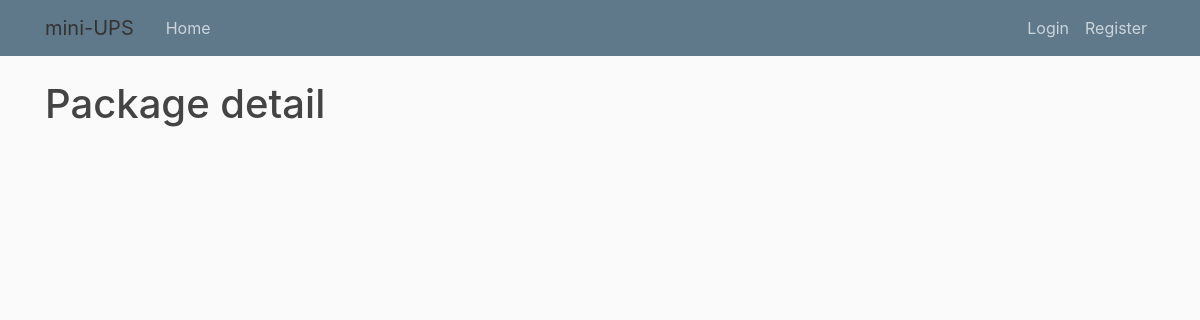
/user/detail/1/, run on an earlier commit of the app's database.
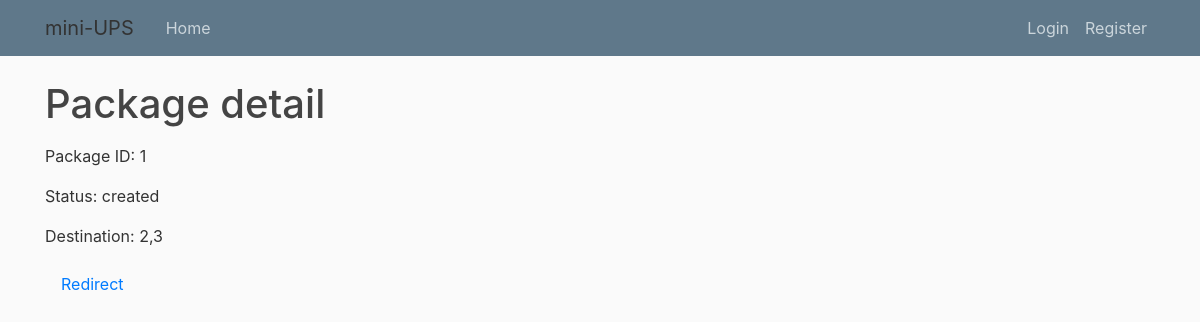
And on a later commit of the database.
### package/models.py (models this page shows)
class Package(models.Model):
    package_id = models.IntegerField()
    dst_x = models.IntegerField(blank = True, null = True)
    dst_y = models.IntegerField(blank = True, null = True)
    cur_x = models.IntegerField(blank = True, null = True)
    cur_y = models.IntegerField(blank = True, null = True)
    status = models.CharField(max_length=200, default = 'created')
    truck_id = models.IntegerField(blank = True, null = True)
    item = models.CharField(max_length = 200, default = '', blank = True)
    owner_id = models.IntegerField(blank = False, null = False, default = 0)

### user/views.py (the view)
# urls.py: path('detail/<package_id>/', views.detail, name = 'detail'),
def detail(request, package_id):
    package = Package.objects.filter(package_id = package_id).first()
    return render(request, 'user/detail.html', {'package': package})

### user/templates/user/detail.html (shortened to what this page needs)
{% extends "base.html" %}
{% block content %}
<h1>Package detail</h1>
         {% if package %}
           <p>Package ID: {{ package.package_id }}</p>
           <p>Status: {{package.status}}</p>
           <p>Destination: {{package.dst_x}},{{package.dst_y}}</p>
           <a class="nav-item nav-link" href="{% url 'redirect' package_id=package.package_id %}">Redirect</a>
         {%endif%}
{% endblock content %}

### package/templates/base.html (shortened to what this page needs)
{% load static %}
<!doctype html>
<html lang="en">
  <head>
    <link rel="stylesheet" href="https://maxcdn.bootstrapcdn.com/bootstrap/4.0.0/css/bootstrap.min.css">
    <link rel="stylesheet" type="text/css" href="{% static 'main.css'%}">
  </head>
  <body>
    <header class="site-header">
        <nav class="navbar navbar-expand-md navbar-dark bg-steel fixed-top">
          <div class="container">
            <a class="navbar-brand mr-4">mini-UPS</a>
            <div class="collapse navbar-collapse" id="navbarToggle">
              <div class="navbar-nav mr-auto">
                <a class="nav-item nav-link" href="{% url 'home' %}">Home</a>
              </div>
              <div class="navbar-nav">
                {% if user.is_authenticated %}
                  <a class = "current_username">{{user.username}}</a>
                  <a class="nav-item nav-link" href="{% url 'logout' %}">Logout</a>
                {% else %}
                  <a class="nav-item nav-link" href="{% url 'login' %}">Login</a>
                  <a class="nav-item nav-link" href="{% url 'register' %}">Register</a>
                {% endif %}
              </div>
            </div>
          </div>
        </nav>
    </header>
    <main role="main" class="container">
        <div class="row">
          <div class="col-md-8">
            {% block content %}{% endblock %}
          </div>
        </div>
      </main>
  </body>
</html>

### user/static/main.css (style rules this page uses)
body { background: #fafafa; color: #333333; margin-top: 5rem; }
h1, h2, h3, h4, h5, h6 { color: #444444; }
.bg-steel { background-color: #5f788a; }
.site-header .navbar-nav .nav-link { color: #cbd5db; }

What changed in the data, as far as the page shows it:
added Package: package_id "1", status "created", dst_x "2", dst_y "3"
Also different on the page:
text now shown: "Package ID: Status: Destination: , Redirect"
